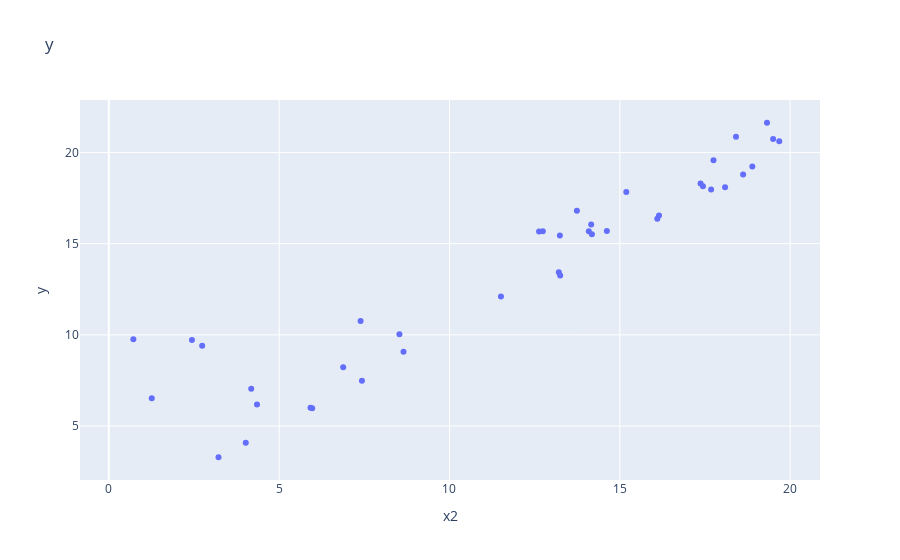

Here is the notebook cell this chart was saved with:
### Code cell
fig = px.scatter(data, x="x2", y="y",height=400, title="y")
fig.show()

### Figure 1 — Plotly figure (JSON) as saved in the notebook; plotly's stock layout.template omitted (floating-point values rounded to 4 significant figures)
{"data": [{"hoverlabel": {"namelength": 0}, "hovertemplate": "x2=%{x}<br>y=%{y}", "legendgroup": "", "marker": {"color": "#636efa", "symbol": "circle"}, "mode": "markers", "name": "", "showlegend": false, "type": "scatter", "x": [14.09, 4.35, 18.09, 8.65, 17.68, 8.53, 19.5, 0.72, 6.88, 1.26, 14.62, 14.18, 19.68, 17.75, 2.44, 16.1, 17.37, 13.25, 11.51, 17.44, 13.74, 16.15, 18.62, 12.74, 4.02, 13.24, 13.21, 18.41, 14.16, 5.92, 3.22, 2.74, 7.39, 5.97, 18.89, 12.63, 4.18, 19.32, 15.19, 7.43, 10.43, 15.72, 0.35, 10.91, 15.82, 11.9, 2.46, 4.09, 1.8, 13.54, 19.13, 14.84, 5.28, 15.42, 4.12, 6.54, 2.67, 12.85, 8.36, 12.16], "xaxis": "x", "y": [15.68, 6.18, 18.1, 9.07, 17.97, 10.04, 20.74, 9.76, 8.23, 6.52, 15.69, 15.51, 20.61, 19.58, 9.72, 16.36, 18.3, 13.26, 12.1, 18.15, 16.8, 16.55, 18.79, 15.68, 4.08, 15.45, 13.44, 20.86, 16.05, 6, 3.29, 9.41, 10.76, 5.98, 19.23, 15.67, 7.04, 21.63, 17.84, 7.49, null, null, null, null, null, null, null, null, null, null, null, null, null, null, null, null, null, null, null, null], "yaxis": "y"}], "layout": {"autosize": true, "legend": {"tracegroupgap": 0}, "title": {"text": "y"}, "xaxis": {"anchor": "y", "autorange": true, "domain": [0, 1], "range": [-0.8132, 20.84], "title": {"text": "x2"}, "type": "linear"}, "yaxis": {"anchor": "x", "autorange": true, "domain": [0, 1], "range": [1.87, 23.05], "title": {"text": "y"}, "type": "linear"}}}
